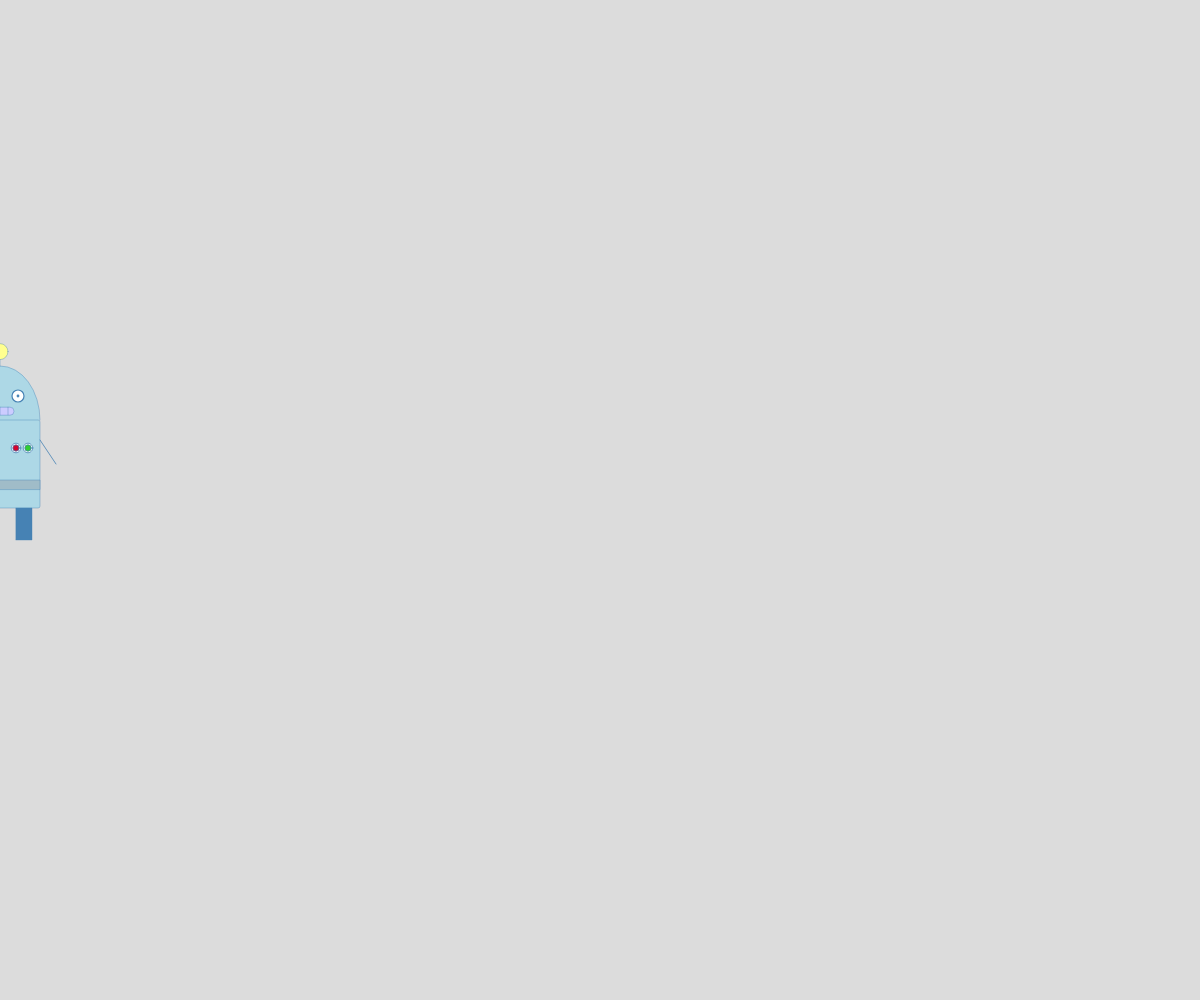
Frame 1 (no input)
Frame 60 (no input): identical to frame 1, image omitted
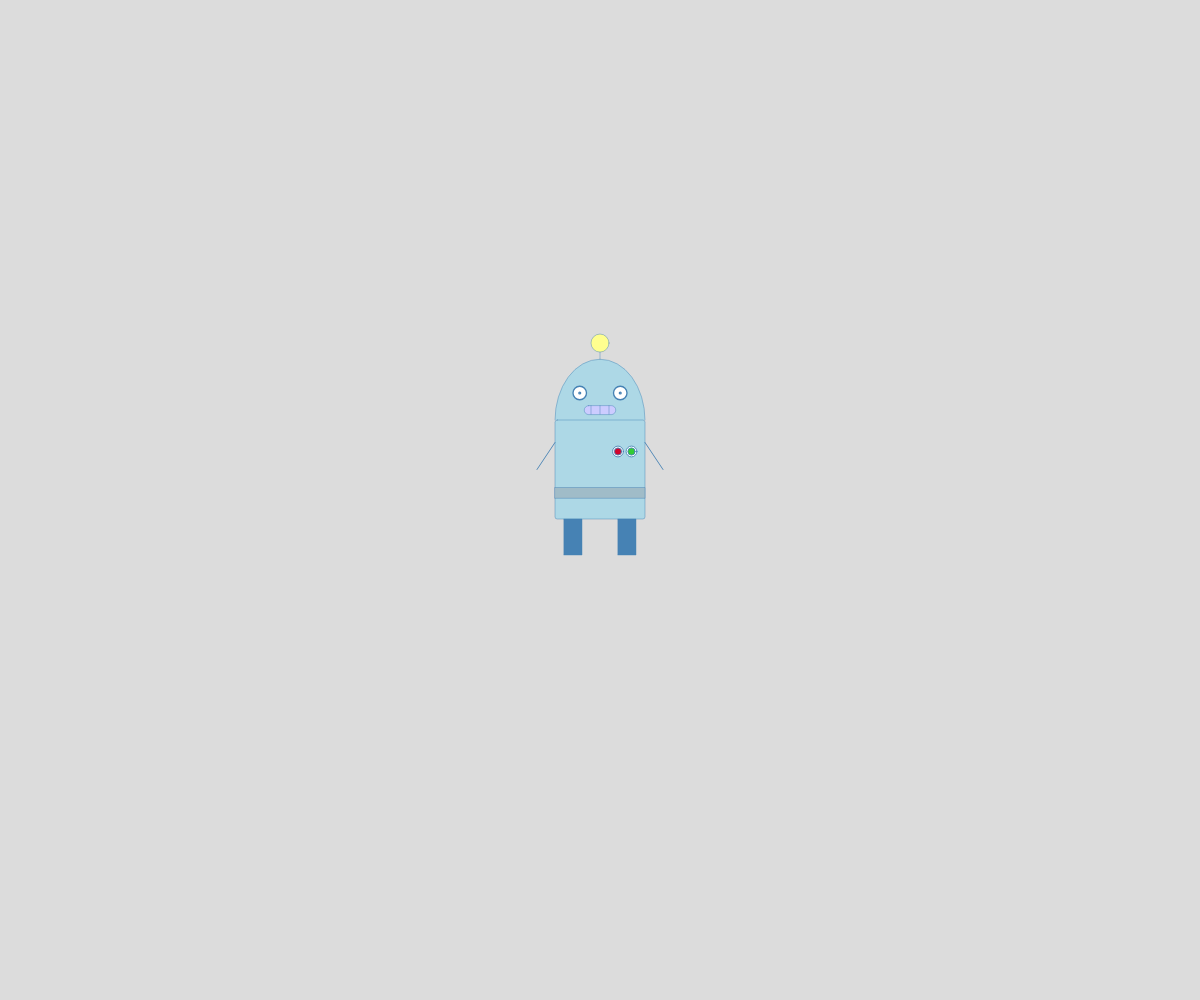
Frame 120 (the mouse pressed at the canvas centre since frame 60)

The p5.js sketch that drew these frames (run headless with seeded random() and noise() and a simulated clock; from frame 60 on, the mouse is pressed at the canvas centre):

// p5.js sketch
// ── sketch.js
let x=0
let y=420
let middelpuntX = 0
let middelpuntY=0

function setup() {
  createCanvas(windowWidth,windowHeight);
}


function draw() {
  background(220);
  ellipseMode(RADIUS);
  
translate(mouseX, y);  // alles bewegen volgens mouseX
  
   if (mouseIsPressed) {
    scale(0.45);
  } else {
    scale(0.4);  // 60% size when mouse is pressed
  }
  
  //vorm lichaam en hoofd
  strokeWeight(1);
  fill(173,216,230);
  stroke(70,130,180);
  arc(0,0, 100, 135, PI, PI+PI);
  rect(middelpuntX -100,middelpuntY,200,220,5);
  
  //lampje hoofd
  line(middelpuntX,-135,middelpuntX,-158);
  fill(255, 255, 143);
  ellipse(middelpuntX,middelpuntY-171,20,20);
  
  //ogen
  strokeWeight(3);
  fill(255);
  ellipse (middelpuntX-45,-60,15,15);
  ellipse(middelpuntX+45,-60,15,15);
  ellipse(middelpuntX-45,-60,2,2);
  ellipse(middelpuntX+45,-60,2,2);
  
  //mond
  strokeWeight(1);
  fill(204, 204, 255)
  rect(middelpuntX-35,-32,70,20,10);
  line(middelpuntX-20,-32,middelpuntX-20,-13);
  line(middelpuntX,-32,middelpuntX,-13);
  line(middelpuntX+20,-32,middelpuntX+20,-13);
  
  //benen
  fill(70,130,180);
  rect(middelpuntX-80,220,40,80);
  rect(middelpuntX+40,220,40,80);
  
  //riem
  fill(160,188,200);
  rect(middelpuntX-100,150,200,24);
  
  //armen
  strokeWeight(2);
  line(middelpuntX-100,50,middelpuntX-140,110);
  line(middelpuntX+100,50,middelpuntX+140,110);
  
  //lampjes op lichaam
  strokeWeight(2);
  ellipseMode(CENTER);
  fill(255);
  ellipse(40,70,24,24);
  ellipse(70,70,24,24);
  fill(50,205,50);
  ellipse(70,70,16,16);
  fill(210, 4, 45);
  ellipse(40,70,16,16);
}
